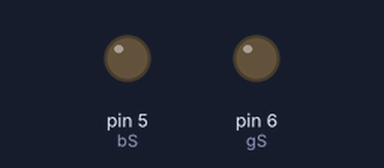
The sketch below on a simulated Arduino Uno, built with avr-gcc and run on an emulated ATmega328P. On the bench: output pins drawn as LEDs (lit = HIGH). Pins used as bus, display or sensor lines are not drawn.

Above: at 0.05 s.
At 8.65 s:
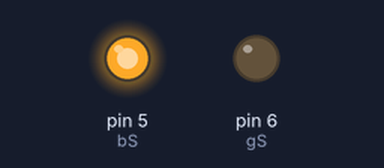
At 13.85 s:
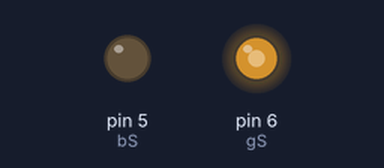
At 17.35 s:
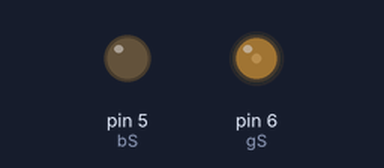
Timing chart, 0 to 23.9 s (numbered marks = the images above):
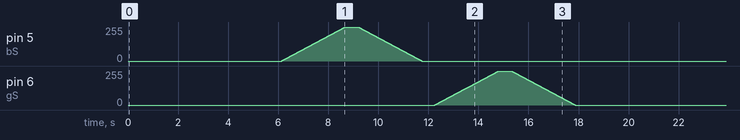

The sketch:

sketch_dec25a.ino
```cpp
/*
13(orange) -- Red -- 3 -- 23
14(yellow) -- Blue -- 5 -- 22
15(green) -- Green -- 6 -- 21
*/

int rS = 3;
int bS = 5;
int gS = 6;

void setup()
{
pinMode(rS, OUTPUT);
pinMode(bS, OUTPUT);
pinMode(gS, OUTPUT);
}

void loop()
{


  // Red
for(int i=0; i<=255; i++)
{
analogWrite(rS, i);
delay(10);
}
delay(500);

for(int i=255; i>=0; i--)
{
 analogWrite(rS, i);
delay(10);
}
delay(500);

  //Blue
for(int i=0; i<=255; i++)
{
analogWrite(bS, i);
delay(10);
}
delay(500);

for(int i=255; i>=0; i--)
{
analogWrite(bS, i);
delay(10);
}
delay(500);

 //Green
for(int i=0; i<=255; i++)
{
analogWrite(gS, i);
delay(10);
}
delay(500);

for(int i=255; i>=0; i--)
{
analogWrite(gS, i);
delay(10);
}
delay(500);

////////////////////////////////////////////////
}
```
